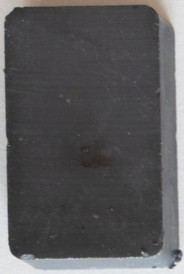
#> input picture image_report/black_token.jpg, 184 x 274 px; its folder holds only this picture in this run
$ python -i detect_background_v2.py   (imports and definitions only)
#> lines starting #> are read from the running program, lines starting #| are printed output that depends on the picture; after the words box and inside, x2 and y2 are one past the last pixel; in counts of white or black regions, pixels touching at a corner belong together
#> in remove_background_grabcut, img is the input picture: shape (274, 184, 3); mean B, G, R 89.8, 88.5, 89.2
import cv2
import numpy as np

from pathlib import Path


# =========================================================
# RESIZE KEEP RATIO
# =========================================================

def resize_keep_ratio(img, max_dim=1600):

#> called with max_dim = 1600
    h, w = img.shape[:2]
#> h = 274; w = 184

    scale = max_dim / max(h, w)
#> scale = 5.84

    new_w = int(w * scale)
#> new_w = 1074
    new_h = int(h * scale)
#> new_h = 1600

    resized = cv2.resize(img, (new_w, new_h))

    return resized


# =========================================================
# BACKGROUND REMOVAL
# =========================================================

def remove_background_grabcut(image_path, debug=False):

    img = cv2.imread(str(image_path))

    if img is None:
        raise ValueError(f"Could not load image: {image_path}")

    img = resize_keep_ratio(img)

    original = img.copy()

    h, w = img.shape[:2]
#> h = 1600; w = 1074

    # =====================================================
    # MASK
    # =====================================================

    mask = np.zeros((h, w), np.uint8)

    bgdModel = np.zeros((1, 65), np.float64)
    fgdModel = np.zeros((1, 65), np.float64)

    # =====================================================
    # FOREGROUND RECTANGLE
    # =====================================================

    margin_x = int(w * 0.02)
#> margin_x = 21
    margin_y = int(h * 0.02)
#> margin_y = 32

    rect = (
        margin_x,
        margin_y,
        w - 2 * margin_x,
        h - 2 * margin_y
    )
#> rect = (21, 32, 1032, 1536)
    #rect = (1, 1, w-2, h-2)

    # =====================================================
    # RUN GRABCUT
    # =====================================================

    cv2.grabCut(
        img,
        mask,
        rect,
        bgdModel,
        fgdModel,
        8,
        cv2.GC_INIT_WITH_RECT
    )

    # =====================================================
    # FINAL MASK
    # =====================================================

    final_mask = np.where(
        (mask == 2) | (mask == 0),
        0,
        1
    ).astype("uint8")

    # Smooth cleanup
    kernel = np.ones((7, 7), np.uint8)

    # Fill small holes inside cards
    final_mask = cv2.morphologyEx(
        final_mask,
        cv2.MORPH_CLOSE,
        kernel,
        iterations=2
    )

    # Remove tiny noise
    final_mask = cv2.morphologyEx(
        final_mask,
        cv2.MORPH_OPEN,
        kernel,
        iterations=1
    )

    # Remove tiny connected components

    num_labels, labels, stats, _ = cv2.connectedComponentsWithStats(
        final_mask,
        connectivity=8
    )
#> num_labels = 2
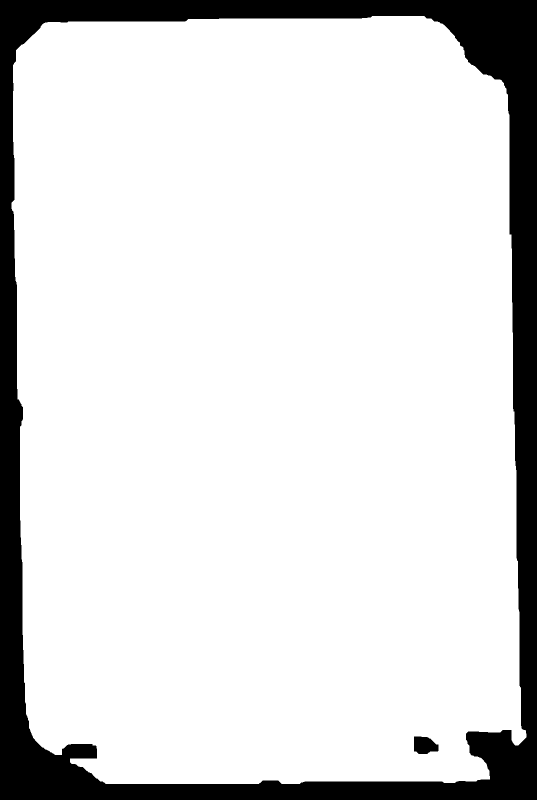
#> final_mask: shape (1600, 1074) (shown at 1/2 size); values 0 (black) and 1 (white), 86.1% white; 2 black regions, box (x1, y1, x2, y2) and area: (0, 0, 1074, 1600) 236668, (828, 1473, 877, 1508) 1360

    clean_mask = np.zeros_like(final_mask)

    clean_mask = cv2.GaussianBlur(
        clean_mask.astype(np.float32),
        (5,5),
        0
    )

    clean_mask = (clean_mask > 0.5).astype("uint8")

    MIN_AREA = 10000

    for i in range(1, num_labels):

        area = stats[i, cv2.CC_STAT_AREA]

        if area > MIN_AREA:

            clean_mask[labels == i] = 1

    final_mask = clean_mask

    # Shrink mask slightly to remove border artifacts

    kernel_erode = np.ones((3,3), np.uint8)

    final_mask = cv2.erode(
        final_mask,
        kernel_erode,
        iterations=1
    )

    # =====================================================
    # MORPHOLOGICAL CLEANUP
    # =====================================================

    kernel = np.ones((5, 5), np.uint8)

    final_mask = cv2.morphologyEx(
        final_mask,
        cv2.MORPH_CLOSE,
        kernel
    )

    # =====================================================
    # APPLY MASK
    # =====================================================

    result = original.copy()

    result[final_mask == 0] = [255, 255, 255]
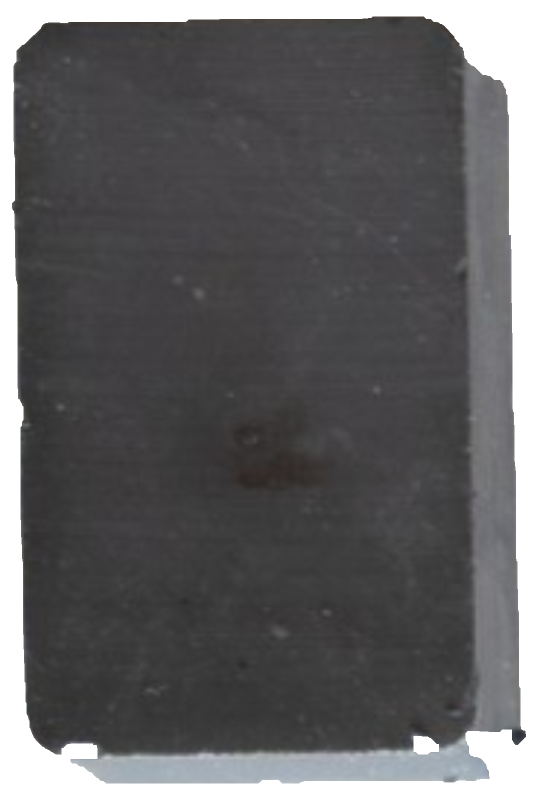
#> result: shape (1600, 1074, 3) (shown at 1/2 size); mean B, G, R 99.2, 97.7, 98.2

    # =====================================================
    # DEBUG
    # =====================================================

    if debug:

        cv2.namedWindow("Original", cv2.WINDOW_NORMAL)
        cv2.namedWindow("Mask", cv2.WINDOW_NORMAL)
        cv2.namedWindow("Result", cv2.WINDOW_NORMAL)

        cv2.imshow("Original", original)
        cv2.imshow("Mask", final_mask * 255)
        cv2.imshow("Result", result)

        cv2.waitKey(0)
        cv2.destroyAllWindows()

    return result


# =========================================================
# MAIN
# =========================================================

# [34 lines not run here, left out]

>>> result = remove_background_grabcut('image_report/black_token.jpg')
